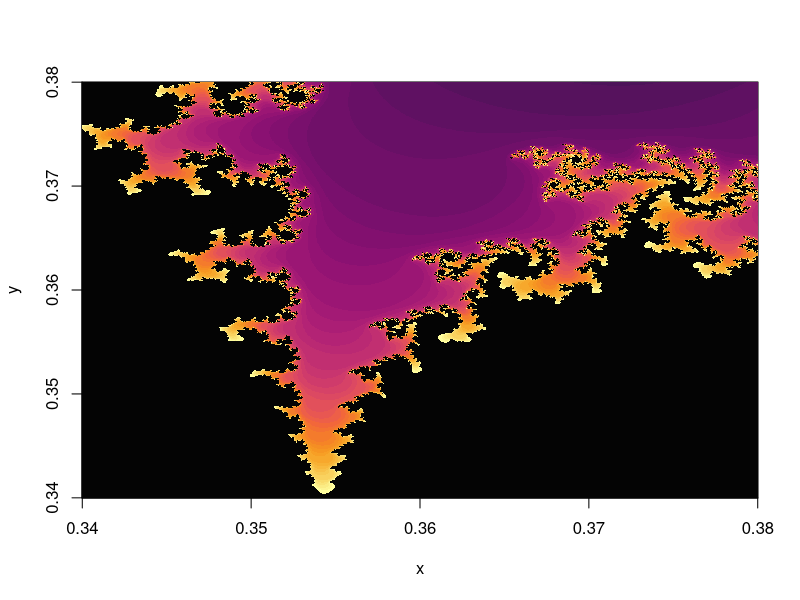

Reproduce this figure in R.
x <- y <- seq(0.34, 0.38, length.out = 1200)
c <- outer(x, y, function(a, b) complex(real = a, imaginary = b))
z <- c
n <- matrix(0, length(x), length(y))

for (i in 1:60) {
  z <- z^2 + c
  n[n == 0 & abs(z) > 2] <- i
}

image(x, y, n, col = hcl.colors(50, "Inferno"), useRaster = TRUE)
# Note that the black areas are actually part of the Mandelbrot set
# The boundary of the Mandelbrot set is a fractal curve
# No matter how much you zoom in, the edge stays "rough" 